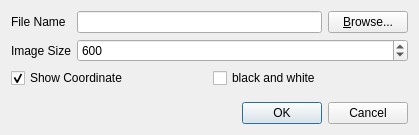
<?xml version="1.0" encoding="UTF-8"?>
<ui version="4.0">
 <class>SaveImageDialog</class>
 <widget class="QDialog" name="SaveImageDialog">
  <property name="geometry">
   <rect>
    <x>0</x>
    <y>0</y>
    <width>419</width>
    <height>135</height>
   </rect>
  </property>
  <property name="windowTitle">
   <string>Export as Image</string>
  </property>
  <layout class="QVBoxLayout" name="verticalLayout">
   <item>
    <layout class="QFormLayout" name="formLayout">
     <property name="fieldGrowthPolicy">
      <enum>QFormLayout::AllNonFixedFieldsGrow</enum>
     </property>
     <item row="0" column="0">
      <widget class="QLabel" name="fileNameLabel">
       <property name="text">
        <string>File Name</string>
       </property>
      </widget>
     </item>
     <item row="0" column="1">
      <layout class="QHBoxLayout" name="horizontalLayout">
       <item>
        <widget class="QLineEdit" name="fileNameEdit"/>
       </item>
       <item>
        <widget class="QPushButton" name="fileBrowseButton">
         <property name="sizePolicy">
          <sizepolicy hsizetype="Preferred" vsizetype="Fixed">
           <horstretch>0</horstretch>
           <verstretch>0</verstretch>
          </sizepolicy>
         </property>
         <property name="text">
          <string>&amp;Browse...</string>
         </property>
        </widget>
       </item>
      </layout>
     </item>
     <item row="1" column="0">
      <widget class="QLabel" name="imageSizeLabel">
       <property name="text">
        <string>Image Size</string>
       </property>
      </widget>
     </item>
     <item row="1" column="1">
      <widget class="QSpinBox" name="imageSizeSpinBox">
       <property name="minimum">
        <number>1</number>
       </property>
       <property name="maximum">
        <number>5000</number>
       </property>
       <property name="value">
        <number>600</number>
       </property>
      </widget>
     </item>
    </layout>
   </item>
   <item>
    <layout class="QGridLayout" name="gridLayout">
     <item row="0" column="0">
      <widget class="QCheckBox" name="coordinateCheckBox">
       <property name="text">
        <string>Show Coordinate</string>
       </property>
       <property name="checked">
        <bool>true</bool>
       </property>
      </widget>
     </item>
     <item row="0" column="1">
      <widget class="QCheckBox" name="monochromeCheckBox">
       <property name="text">
        <string>black and white</string>
       </property>
      </widget>
     </item>
    </layout>
   </item>
   <item>
    <spacer name="verticalSpacer">
     <property name="orientation">
      <enum>Qt::Vertical</enum>
     </property>
     <property name="sizeHint" stdset="0">
      <size>
       <width>20</width>
       <height>40</height>
      </size>
     </property>
    </spacer>
   </item>
   <item>
    <widget class="QDialogButtonBox" name="buttonBox">
     <property name="orientation">
      <enum>Qt::Horizontal</enum>
     </property>
     <property name="standardButtons">
      <set>QDialogButtonBox::Cancel|QDialogButtonBox::Ok</set>
     </property>
    </widget>
   </item>
  </layout>
 </widget>
 <tabstops>
  <tabstop>fileNameEdit</tabstop>
  <tabstop>fileBrowseButton</tabstop>
  <tabstop>imageSizeSpinBox</tabstop>
  <tabstop>coordinateCheckBox</tabstop>
  <tabstop>monochromeCheckBox</tabstop>
  <tabstop>buttonBox</tabstop>
 </tabstops>
 <resources/>
 <connections>
  <connection>
   <sender>buttonBox</sender>
   <signal>accepted()</signal>
   <receiver>SaveImageDialog</receiver>
   <slot>accept()</slot>
   <hints>
    <hint type="sourcelabel">
     <x>248</x>
     <y>254</y>
    </hint>
    <hint type="destinationlabel">
     <x>157</x>
     <y>274</y>
    </hint>
   </hints>
  </connection>
  <connection>
   <sender>buttonBox</sender>
   <signal>rejected()</signal>
   <receiver>SaveImageDialog</receiver>
   <slot>reject()</slot>
   <hints>
    <hint type="sourcelabel">
     <x>316</x>
     <y>260</y>
    </hint>
    <hint type="destinationlabel">
     <x>286</x>
     <y>274</y>
    </hint>
   </hints>
  </connection>
 </connections>
</ui>
